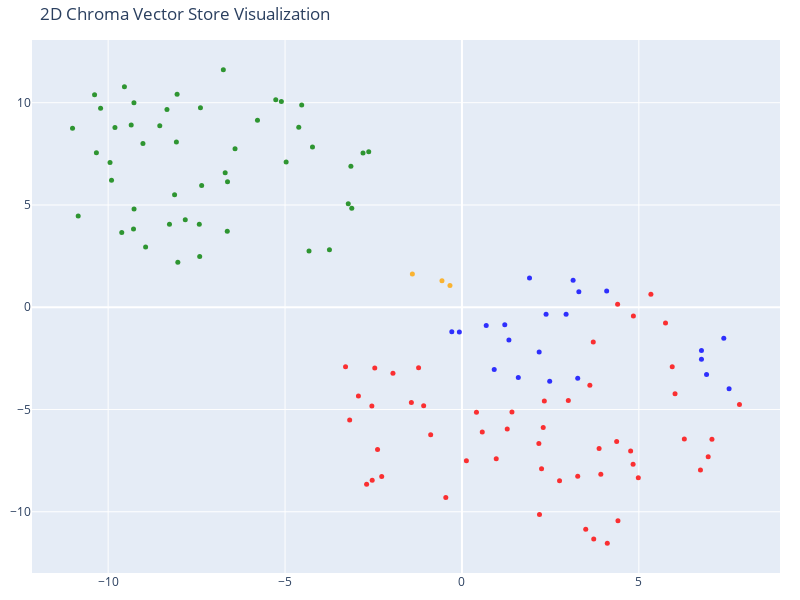

The notebook cell this image was saved under:
### Code cell
# We humans find it easier to visalize things in 2D!
# Reduce the dimensionality of the vectors to 2D using t-SNE
# (t-distributed stochastic neighbor embedding)

tsne = TSNE(n_components=2, random_state=42)
reduced_vectors = tsne.fit_transform(vectors)

# Create the 2D scatter plot
fig = go.Figure(data=[go.Scatter(
    x=reduced_vectors[:, 0],
    y=reduced_vectors[:, 1],
    mode='markers',
    marker=dict(size=5, color=colors, opacity=0.8),
    text=[f"Type: {t}<br>Text: {d[:100]}..." for t, d in zip(doc_types, documents)],
    hoverinfo='text'
)])

fig.update_layout(
    title='2D Chroma Vector Store Visualization',
    scene=dict(xaxis_title='x',yaxis_title='y'),
    width=800,
    height=600,
    margin=dict(r=20, b=10, l=10, t=40)
)

fig.show()

### Figure 1 — Plotly figure (JSON) as saved in the notebook; plotly's stock layout.template omitted (floating-point values rounded to 4 significant figures)
{"data": [{"hoverinfo": "text", "marker": {"color": ["orange", "orange", "orange", "red", "red", "red", "red", "red", "red", "red", "red", "red", "red", "red", "red", "red", "red", "red", "red", "red", "red", "red", "red", "red", "red", "red", "red", "red", "red", "red", "red", "red", "red", "red", "red", "red", "red", "red", "red", "red", "red", "red", "red", "red", "red", "red", "red", "red", "red", "red", "red", "red", "red", "red", "red", "green", "green", "green", "green", "green", "green", "green", "green", "green", "green", "green", "green", "green", "green", "green", "green", "green", "green", "green", "green", "green", "green", "green", "green", "green", "green", "green", "green", "green", "green", "green", "green", "green", "green", "green", "green", "green", "green", "green", "green", "green", "green", "green", "green", "green", "green", "green", "blue", "blue", "blue", "blue", "blue", "blue", "blue", "blue", "blue", "blue", "blue", "blue", "blue", "blue", "blue", "blue", "blue", "blue", "blue", "blue", "blue"], "opacity": 0.8, "size": 5}, "mode": "markers", "text": ["Type: company<br>Text: # About Insurellm\n\nInsurellm was founded by Avery Lancaster in 2015 as an insurance tech startup des...", "Type: company<br>Text: # Careers at Insurellm\n\nInsurellm is hiring! We are looking for talented software engineers, data sc...", "Type: company<br>Text: # Overview of Insurellm\n\nInsurellm is an innovative insurance tech firm with 200 employees across th...", "Type: contracts<br>Text: # Contract with Apex Reinsurance for Rellm: AI-Powered Enterprise Reinsurance Solution\n\n## Terms\n\n1....", "Type: contracts<br>Text: ## Renewal\n\n1. **Automatic Renewal**: This Agreement will automatically renew for successive one-yea...", "Type: contracts<br>Text: 2. **Seamless Integrations**: The architecture of Rellm allows for easy integration with existing sy...", "Type: contracts<br>Text: 1. **Technical Support**: Provider shall offer dedicated technical support to the Client via phone, ...", "Type: contracts<br>Text: **Insurellm, Inc.**  \n_____________________________  \nAuthorized Signature   \nDate: ________________...", "Type: contracts<br>Text: # Contract with Belvedere Insurance for Markellm\n\n## Terms\nThis Contract (\"Agreement\") is made and e...", "Type: contracts<br>Text: ## Renewal\n1. **Renewal Terms**: This Agreement may be renewed for additional one-year terms upon mu...", "Type: contracts<br>Text: ## Features\n1. **AI-Powered Matching**: Belvedere Insurance will benefit from Markellm's AI-powered ...", "Type: contracts<br>Text: ## Support\n1. **Technical Support**: Technical support will be available from 9 AM to 7 PM EST, Mond...", "Type: contracts<br>Text: **Belvedere Insurance**  \nSignature: ______________________  \nName: [Authorized Signatory]  \nTitle: ...", "Type: contracts<br>Text: # Contract with BrightWay Solutions for Markellm\n\n**Contract Date:** October 5, 2023  \n**Contract ID...", "Type: contracts<br>Text: 3. **Service Level Agreement (SLA):**  \n   Insurellm commits to a 99.9% uptime for the platform with...", "Type: contracts<br>Text: 2. **Real-Time Quote Availability:**  \n   Consumers sourced via BrightWay Solutions will receive rea...", "Type: contracts<br>Text: 3. **Training and Onboarding:**  \n   Insurellm agrees to provide one free training session on how to...", "Type: contracts<br>Text: # Contract with EverGuard Insurance for Rellm: AI-Powered Enterprise Reinsurance Solution\n\n**Contrac...", "Type: contracts<br>Text: 4. **Usage Rights**: EverGuard Insurance is granted a non-exclusive, non-transferable license to acc...", "Type: contracts<br>Text: 1. **Core Functionality**: Rellm provides EverGuard Insurance with advanced AI-driven analytics, sea...", "Type: contracts<br>Text: 1. **Customer Support**: Insurellm will provide EverGuard Insurance with 24/7 customer support, incl...", "Type: contracts<br>Text: ---\n\n**Signatures**  \n**For Insurellm**: __________________________  \n**Name**: John Smith  \n**Title...", "Type: contracts<br>Text: # Contract with GreenField Holdings for Markellm\n\n**Effective Date:** November 15, 2023  \n**Contract...", "Type: contracts<br>Text: ## Renewal\n1. **Automatic Renewal**: This contract will automatically renew for sequential one-year ...", "Type: contracts<br>Text: ## Features\n1. **AI-Powered Matching**: Access to advanced algorithms that connect GreenField Holdin...", "Type: contracts<br>Text: ## Support\n1. **Customer Support Access**: The Client will have access to dedicated support through ...", "Type: contracts<br>Text: **Signatures:**  \n_________________________                           _________________________  \n**...", "Type: contracts<br>Text: # Contract with Greenstone Insurance for Homellm\n\n---\n\n## Terms\n\n1. **Parties**: This Contract (\"Agr...", "Type: contracts<br>Text: 4. **Payment Terms**: \n   - The Customer shall pay an amount of $10,000 per month for the Standard T...", "Type: contracts<br>Text: ---\n\n## Features\n\n- **AI-Powered Risk Assessment**: Customer will have access to enhanced risk evalu...", "Type: contracts<br>Text: - **Customer Portal**: A dedicated portal will be provided, allowing the Customer's clients to manag...", "Type: contracts<br>Text: ______________________________  \n[Name], [Title]  \nDate: ______________________\n\n**For Greenstone In...", "Type: contracts<br>Text: # Contract with GreenValley Insurance for Homellm\n\n**Contract Date:** October 6, 2023  \n**Contract N...", "Type: contracts<br>Text: 4. **Confidentiality:** Both parties agree to maintain the confidentiality of proprietary informatio...", "Type: contracts<br>Text: 1. **AI-Powered Risk Assessment:** Access to advanced AI algorithms for real-time risk evaluations.\n...", "Type: contracts<br>Text: 3. **Regular Updates:** Insurellm will offer ongoing updates and enhancements to the Homellm platfor...", "Type: contracts<br>Text: # Contract with Pinnacle Insurance Co. for Homellm\n\n## Terms\nThis contract (\"Contract\") is entered i...", "Type: contracts<br>Text: ## Renewal\n1. **Renewal Terms**: At the end of the initial term, this Contract shall automatically r...", "Type: contracts<br>Text: ## Features\n1. **AI-Powered Risk Assessment**: Utilized for tailored underwriting decisions specific...", "Type: contracts<br>Text: ## Support\n1. **Technical Support**: Insurellm shall provide 24/7 technical support via an email and...", "Type: contracts<br>Text: # Contract with Roadway Insurance Inc. for Carllm\n\n---\n\n## Terms\n\n1. **Agreement Effective Date**: T...", "Type: contracts<br>Text: ---\n\n## Renewal\n\n1. **Automatic Renewal**: This agreement will automatically renew for an additional...", "Type: contracts<br>Text: ---\n\n## Features\n\n1. **Access to Core Features**: Roadway Insurance Inc. will have access to all Pro...", "Type: contracts<br>Text: ---\n\n## Support\n\n1. **Technical Support**: Roadway Insurance Inc. will receive priority technical su...", "Type: contracts<br>Text: # Contract with Stellar Insurance Co. for Rellm\n\n## Terms\nThis contract is made between **Insurellm*...", "Type: contracts<br>Text: ### Termination\nEither party may terminate this agreement with a **30-day written notice**. In the e...", "Type: contracts<br>Text: ## Features\nStellar Insurance Co. will receive access to the following features of the Rellm product...", "Type: contracts<br>Text: ## Support\nInsurellm provides Stellar Insurance Co. with the following support services:\n\n- **24/7 T...", "Type: contracts<br>Text: # Contract with TechDrive Insurance for Carllm\n\n**Contract Date:** October 1, 2024  \n**Contract Dura...", "Type: contracts<br>Text: ## Renewal\n\n1. **Automatic Renewal**: This contract shall automatically renew for additional one-yea...", "Type: contracts<br>Text: ## Support\n\n1. **Customer Support**: Insurellm will provide 24/7 customer support to TechDrive Insur...", "Type: contracts<br>Text: **TechDrive Insurance Representative:**  \nName: Sarah Johnson  \nTitle: Operations Director  \nDate: _...", "Type: contracts<br>Text: # Contract with Velocity Auto Solutions for Carllm\n\n**Contract Date:** October 1, 2023  \n**Contract ...", "Type: contracts<br>Text: ## Renewal\n\n1. **Automatic Renewal**: This contract will automatically renew for successive 12-month...", "Type: contracts<br>Text: ## Support\n\n1. **Customer Support**: Velocity Auto Solutions will have access to Insurellm’s custome...", "Type: employees<br>Text: # HR Record\n\n# Alex Chen\n\n## Summary\n- **Date of Birth:** March 15, 1990  \n- **Job Title:** Backend ...", "Type: employees<br>Text: ## Annual Performance History\n- **2020:**  \n  - Completed onboarding successfully.  \n  - Met expecta...", "Type: employees<br>Text: ## Compensation History\n- **2020:** Base Salary: $80,000  \n- **2021:** Base Salary Increase to $90,0...", "Type: employees<br>Text: Alex Chen continues to be a vital asset at Insurellm, contributing significantly to innovative backe...", "Type: employees<br>Text: # HR Record\n\n# Alex Harper\n\n## Summary\n- **Date of Birth**: March 15, 1993  \n- **Job Title**: Sales ...", "Type: employees<br>Text: ## Annual Performance History  \n- **2021**:  \n  - **Performance Rating**: 4.5/5  \n  - **Key Achievem...", "Type: employees<br>Text: - **2022**:  \n  - **Base Salary**: $65,000 (Promotion to Senior SDR)  \n  - **Bonus**: $13,000 (20% o...", "Type: employees<br>Text: # HR Record\n\n# Alex Thomson\n\n## Summary\n- **Date of Birth:** March 15, 1995  \n- **Job Title:** Sales...", "Type: employees<br>Text: ## Annual Performance History  \n- **2022** - Rated as \"Exceeds Expectations.\" Alex Thomson achieved ...", "Type: employees<br>Text: ## Other HR Notes\n- Alex Thomson is an active member of the Diversity and Inclusion committee at Ins...", "Type: employees<br>Text: # Avery Lancaster\n\n## Summary\n- **Date of Birth**: March 15, 1985  \n- **Job Title**: Co-Founder & Ch...", "Type: employees<br>Text: - **2010 - 2013**: Business Analyst at Edge Analytics  \n  Prior to joining Innovate, Avery worked as...", "Type: employees<br>Text: - **2018**: **Exceeds Expectations**  \n  Under Avery’s pivoted vision, Insurellm launched two new su...", "Type: employees<br>Text: - **2022**: **Satisfactory**  \n  Avery focused on rebuilding team dynamics and addressing employee c...", "Type: employees<br>Text: ## Compensation History\n- **2015**: $150,000 base salary + Significant equity stake  \n- **2016**: $1...", "Type: employees<br>Text: ## Other HR Notes\n- **Professional Development**: Avery has actively participated in leadership trai...", "Type: employees<br>Text: # HR Record\n\n# Emily Carter\n\n## Summary\n- **Date of Birth:** August 12, 1990  \n- **Job Title:** Acco...", "Type: employees<br>Text: - **2017-2019:** Marketing Intern  \n  - Assisted with market research and campaign development for s...", "Type: employees<br>Text: ## Compensation History\n| Year | Base Salary | Bonus         | Total Compensation |\n|------|--------...", "Type: employees<br>Text: Emily Carter exemplifies the kind of talent that drives Insurellm's success and is an invaluable ass...", "Type: employees<br>Text: # HR Record\n\n# Emily Tran\n\n## Summary\n- **Date of Birth:** March 18, 1991  \n- **Job Title:** Digital...", "Type: employees<br>Text: - **January 2017 - May 2018**: Marketing Intern  \n  - Supported the Marketing team by collaborating ...", "Type: employees<br>Text: - **2021**:  \n  - Performance Rating: Meets Expectations  \n  - Key Achievements: Contributed to the ...", "Type: employees<br>Text: - **Professional Development Goals**:  \n  - Emily Tran aims to become a Marketing Manager within the...", "Type: employees<br>Text: # HR Record\n\n# Jordan Blake\n\n## Summary\n- **Date of Birth:** March 15, 1993  \n- **Job Title:** Sales...", "Type: employees<br>Text: ## Annual Performance History\n- **2021:** First year at Insurellm; achieved 90% of monthly targets. ...", "Type: employees<br>Text: ## Other HR Notes\n- Jordan has shown an interest in continuing education, actively participating in ...", "Type: employees<br>Text: # HR Record\n\n# Jordan K. Bishop\n\n## Summary\n- **Date of Birth:** March 15, 1990\n- **Job Title:** Fro...", "Type: employees<br>Text: ## Annual Performance History\n- **2019:** Exceeds Expectations - Continuously delivered high-quality...", "Type: employees<br>Text: ## Compensation History\n- **June 2018:** Starting Salary - $85,000\n- **June 2019:** Salary Increase ...", "Type: employees<br>Text: ## Other HR Notes\n- Jordan K. Bishop has been an integral part of club initiatives, including the In...", "Type: employees<br>Text: # HR Record\n\n# Maxine Thompson\n\n## Summary\n- **Date of Birth:** January 15, 1991  \n- **Job Title:** ...", "Type: employees<br>Text: ## Insurellm Career Progression\n- **January 2017 - October 2018**: **Junior Data Engineer**  \n  * Ma...", "Type: employees<br>Text: ## Annual Performance History\n- **2017**: *Meets Expectations*  \n  Maxine showed potential in her ro...", "Type: employees<br>Text: - **2021**: *Exceeds Expectations*  \n  Maxine spearheaded the transition to a new data warehousing s...", "Type: employees<br>Text: ## Compensation History\n- **2017**: $70,000 (Junior Data Engineer)  \n- **2018**: $75,000 (Junior Dat...", "Type: employees<br>Text: # HR Record\n\n# Oliver Spencer\n\n## Summary\n- **Date of Birth**: May 14, 1990  \n- **Job Title**: Backe...", "Type: employees<br>Text: ## Annual Performance History\n- **2018**: **3/5** - Adaptable team player but still learning to take...", "Type: employees<br>Text: ## Compensation History\n- **March 2018**: Initial salary of $80,000.\n- **July 2019**: Salary increas...", "Type: employees<br>Text: # Samantha Greene\n\n## Summary\n- **Date of Birth:** October 14, 1990\n- **Job Title:** HR Generalist\n-...", "Type: employees<br>Text: ## Annual Performance History\n- **2020:** Exceeds Expectations  \n  Samantha Greene demonstrated exce...", "Type: employees<br>Text: ## Compensation History\n- **2020:** Base Salary - $55,000  \n  The entry-level salary matched industr...", "Type: employees<br>Text: - **2023:** Base Salary - $70,000  \n  Recognized for substantial improvement in employee relations m...", "Type: employees<br>Text: # HR Record\n\n# Samuel Trenton\n\n## Summary\n- **Date of Birth:** April 12, 1989  \n- **Job Title:** Sen...", "Type: employees<br>Text: ## Annual Performance History\n- **2023:** Rating: 4.5/5  \n  *Samuel exceeded expectations, successfu...", "Type: employees<br>Text: ## Compensation History\n- **2023:** Base Salary: $115,000 + Bonus: $15,000  \n  *Annual bonus based o...", "Type: employees<br>Text: - **Engagement in Company Culture:** Regularly participates in team-building events and contributes ...", "Type: products<br>Text: # Product Summary\n\n# Carllm\n\n## Summary\n\nCarllm is an innovative auto insurance product developed by...", "Type: products<br>Text: - **Instant Quoting**: With Carllm, insurance companies can offer near-instant quotes to customers, ...", "Type: products<br>Text: - **Mobile Integration**: Carllm is designed to work seamlessly with mobile applications, providing ...", "Type: products<br>Text: - **Professional Tier**: $2,500/month\n  - For medium-sized companies.\n  - All Basic Tier features pl...", "Type: products<br>Text: ### Q2 2025: Customer Experience Improvements\n- Launch of a new **mobile app** for end-users.\n- Intr...", "Type: products<br>Text: # Product Summary\n\n# Homellm\n\n## Summary\nHomellm is an innovative home insurance product developed b...", "Type: products<br>Text: ### 2. Dynamic Pricing Model\nWith Homellm's innovative dynamic pricing model, insurance providers ca...", "Type: products<br>Text: ### 5. Multi-Channel Integration\nHomellm seamlessly integrates into existing insurance platforms, pr...", "Type: products<br>Text: - **Basic Tier:** Starting at $5,000/month for small insurers with basic integration features.\n- **S...", "Type: products<br>Text: All tiers include a comprehensive training program and ongoing updates to ensure optimal performance...", "Type: products<br>Text: With Homellm, Insurellm is committed to transforming the landscape of home insurance, ensuring both ...", "Type: products<br>Text: # Product Summary\n\n# Markellm\n\n## Summary\n\nMarkellm is an innovative two-sided marketplace designed ...", "Type: products<br>Text: - **User-Friendly Interface**: Designed with user experience in mind, Markellm features an intuitive...", "Type: products<br>Text: - **Customer Support**: Our dedicated support team is always available to assist both consumers and ...", "Type: products<br>Text: ### For Insurance Companies:\n- **Basic Listing Fee**: $199/month for a featured listing on the platf...", "Type: products<br>Text: ### Q3 2025\n- Initiate a comprehensive marketing campaign targeting both consumers and insurers to i...", "Type: products<br>Text: # Product Summary\n\n# Rellm: AI-Powered Enterprise Reinsurance Solution\n\n## Summary\n\nRellm is an inno...", "Type: products<br>Text: ### Seamless Integrations\nRellm's architecture is designed for effortless integration with existing ...", "Type: products<br>Text: ### Regulatory Compliance Tools\nRellm includes built-in compliance tracking features to help organiz...", "Type: products<br>Text: Join the growing number of organizations leveraging Rellm to enhance their reinsurance processes whi...", "Type: products<br>Text: Experience the future of reinsurance with Rellm, where innovation meets reliability. Let Insurellm h..."], "type": "scatter", "x": [-0.5647, -1.402, -0.3389, 0.5744, 0.4101, 3.615, 2.25, 3.499, 7.066, -2.695, 5.944, 2.759, 4.41, 6.96, -0.8837, 6.023, 6.741, 1.279, 1.413, 2.329, 2.297, 2.192, 6.286, -2.268, 5.754, 7.844, 3.725, 4.837, -0.4562, 4.4, 3.925, 4.108, 4.768, 4.373, 4.845, 3.877, 4.985, -2.537, 5.34, 3.272, -3.173, -2.385, 3.712, -1.226, 0.9688, 0.1256, 3.006, 2.174, -2.926, -1.43, -2.464, -3.29, -2.547, -1.082, -1.95, -9.283, -5.104, -9.348, -3.745, -7.82, -8.338, -11.01, -7.423, -7.391, -6.633, -3.114, -3.139, -2.797, -2.635, -9.54, -3.214, -8.122, -6.413, -9.017, -4.323, -7.357, -6.692, -8.071, -6.626, -8.267, -8.541, -7.412, -8.941, -4.53, -10.38, -8.031, -10.85, -4.969, -4.612, -4.224, -10.21, -9.615, -5.263, -9.808, -9.905, -5.779, -10.33, -9.947, -9.268, -8.051, -9.271, -6.745, -0.2866, -0.07294, 0.686, 1.211, 1.328, 3.142, 4.09, 3.304, 2.378, 2.944, 1.91, 6.77, 6.769, 6.913, 7.551, 7.401, 1.593, 3.272, 2.48, 2.182, 0.912], "y": [1.292, 1.621, 1.059, -6.103, -5.132, -3.818, -7.892, -10.85, -6.459, -8.653, -2.912, -8.481, -10.44, -7.315, -6.235, -4.236, -7.955, -5.95, -5.121, -4.583, -5.878, -10.13, -6.449, -8.276, -0.7676, -4.76, -11.33, -7.674, -9.305, 0.149, -8.168, -11.54, -7.032, -6.568, -0.4234, -6.905, -8.332, -8.454, 0.6314, -8.265, -5.508, -6.951, -1.706, -2.959, -7.411, -7.511, -4.556, -6.662, -4.335, -4.659, -2.966, -2.912, -4.829, -4.82, -3.233, 3.828, 10.06, 8.905, 2.809, 4.278, 9.663, 8.747, 4.053, 9.754, 3.72, 4.84, 6.895, 7.543, 7.601, 10.78, 5.059, 5.494, 7.753, 8.003, 2.748, 5.951, 6.575, 8.079, 6.134, 4.059, 8.871, 2.479, 2.944, 9.892, 10.39, 2.205, 4.462, 7.106, 8.797, 7.829, 9.734, 3.659, 10.15, 8.793, 6.21, 9.137, 7.548, 7.079, 4.801, 10.41, 10.0, 11.61, -1.203, -1.214, -0.8872, -0.8557, -1.607, 1.313, 0.7878, 0.7617, -0.3465, -0.3492, 1.43, -2.112, -2.545, -3.29, -3.983, -1.516, -3.437, -3.472, -3.624, -2.183, -3.047]}], "layout": {"height": 600, "margin": {"b": 10, "l": 10, "r": 20, "t": 40}, "scene": {"xaxis": {"title": {"text": "x"}}, "yaxis": {"title": {"text": "y"}}}, "title": {"text": "2D Chroma Vector Store Visualization"}, "width": 800}}
